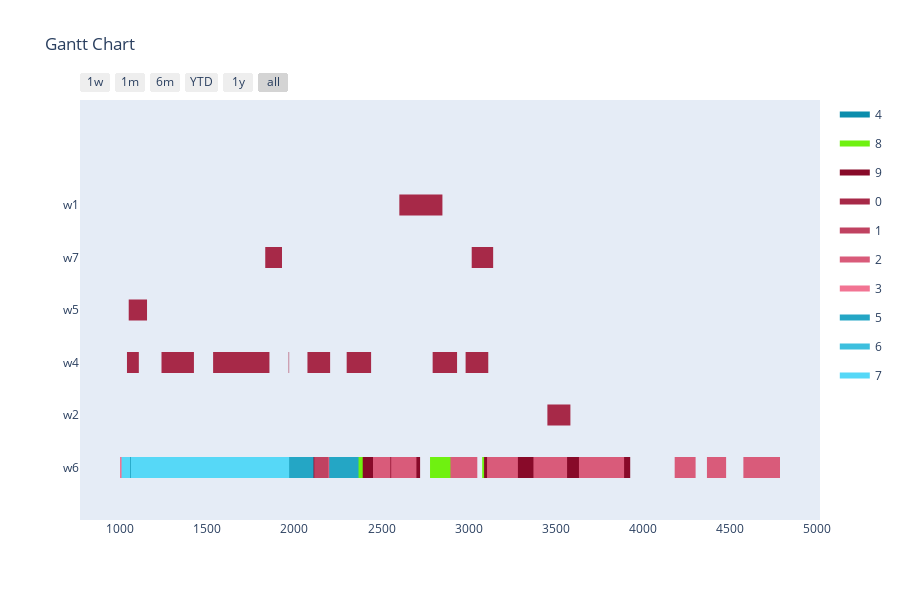

Here is the notebook cell this chart was saved with:
### Markdown cell above
Config 3 - Only valid mutations for time slots

### Code cell
optimizer = BaseGA(env)
optimizer.configure('tardiness', 'twopointcrossover', 'roulettewheel', 'onlyfeasibletimeslot')
last_time_slot = 0
for order in orders:
    if order[1] > last_time_slot:
        last_time_slot = order[1]
# all parameters after offspring_amount are optional (in this case -> verbose=True)
result, best_fitness_history, average_fitness_history, best_generation_history, feasible_gen = optimizer.optimize(orders, max_generations, earliest_time_slot, last_time_slot, population_size, offspring_amount, verbose=True)
workstation_assignments = reformat_result(result, orders, env)
visualize(workstation_assignments, best_fitness_history, average_fitness_history, best_generation_history, feasible_gen)

### Figure 1 — Plotly figure (JSON) as saved in the notebook; plotly's stock layout.template omitted (floating-point values rounded to 4 significant figures; data arrays with more than 128 entries replaced by an {"elided": "..."} marker saying what was removed)
{"data": [{"fill": "toself", "fillcolor": "rgb(11, 141, 172)", "hoverinfo": "name", "legendgroup": "rgb(11, 141, 172)", "mode": "none", "name": "4", "type": "scatter", "x": [3454, 3590, 3590, 3454, 3454, 495, 640, 640, 495, 495, 2106, 2279, 2279, 2106, 2106, 1911, 1976, 1976, 1911, 1911, 639, 889, 889, 639, 639, 1261, 1475, 1475, 1261, 1261, 2145, 2370, 2370, 2145, 2145, 1646, 1791, 1791, 1646, 1646, 724, 888, 888, 724, 724, 1289, 1454, 1454, 1289, 1289, 1489, 1585, 1585, 1489, 1489, 3087, 3153, 3153, 3087, 3087, 1332, 1487, 1487, 1332, 1332, 1003, 1068, 1068, 1003, 1003, 932, 1157, 1157, 932], "y": [-0.2, -0.2, 0.2, 0.2, null, -0.2, -0.2, 0.2, 0.2, null, -0.2, -0.2, 0.2, 0.2, null, -0.2, -0.2, 0.2, 0.2, null, -0.2, -0.2, 0.2, 0.2, null, -0.2, -0.2, 0.2, 0.2, null, -0.2, -0.2, 0.2, 0.2, null, -0.2, -0.2, 0.2, 0.2, null, -0.2, -0.2, 0.2, 0.2, null, -0.2, -0.2, 0.2, 0.2, null, -0.2, -0.2, 0.2, 0.2, null, -0.2, -0.2, 0.2, 0.2, null, -0.2, -0.2, 0.2, 0.2, null, -0.2, -0.2, 0.2, 0.2, null, -0.2, -0.2, 0.2, 0.2]}, {"fill": "toself", "fillcolor": "rgb(111, 241, 16)", "hoverinfo": "name", "legendgroup": "rgb(111, 241, 16)", "mode": "none", "name": "8", "type": "scatter", "x": {"elided": "134 int values"}, "y": {"elided": "134 float values"}}, {"fill": "toself", "fillcolor": "rgb(136, 10, 41)", "hoverinfo": "name", "legendgroup": "rgb(136, 10, 41)", "mode": "none", "name": "9", "type": "scatter", "x": [433, 618, 618, 433, 433, 892, 992, 992, 892, 892, 1435, 1588, 1588, 1435, 1435, 2050, 2200, 2200, 2050, 2050, 2625, 2721, 2721, 2625, 2625, 1861, 2011, 2011, 1861, 1861, 2198, 2313, 2313, 2198, 2198, 2392, 2479, 2479, 2392, 2392, 1845, 1968, 1968, 1845, 1845, 3288, 3441, 3441, 3288, 3288, 3743, 3896, 3896, 3743, 3743, 796, 916, 916, 796, 796, 289, 385, 385, 289, 289, 1662, 1787, 1787, 1662, 1662, 1408, 1531, 1531, 1408, 1408, 3736, 3926, 3926, 3736, 3736, 3175, 3328, 3328, 3175, 3175, 1823, 1953, 1953, 1823, 1823, 2932, 2994, 2994, 2932, 2932, 2453, 2568, 2568, 2453, 2453, 3088, 3185, 3185, 3088, 3088, 3528, 3681, 3681, 3528, 3528, 1672, 1792, 1792, 1672], "y": [-0.2, -0.2, 0.2, 0.2, null, -0.2, -0.2, 0.2, 0.2, null, -0.2, -0.2, 0.2, 0.2, null, -0.2, -0.2, 0.2, 0.2, null, -0.2, -0.2, 0.2, 0.2, null, -0.2, -0.2, 0.2, 0.2, null, -0.2, -0.2, 0.2, 0.2, null, -0.2, -0.2, 0.2, 0.2, null, -0.2, -0.2, 0.2, 0.2, null, -0.2, -0.2, 0.2, 0.2, null, -0.2, -0.2, 0.2, 0.2, null, -0.2, -0.2, 0.2, 0.2, null, -0.2, -0.2, 0.2, 0.2, null, -0.2, -0.2, 0.2, 0.2, null, -0.2, -0.2, 0.2, 0.2, null, -0.2, -0.2, 0.2, 0.2, null, -0.2, -0.2, 0.2, 0.2, null, -0.2, -0.2, 0.2, 0.2, null, -0.2, -0.2, 0.2, 0.2, null, -0.2, -0.2, 0.2, 0.2, null, -0.2, -0.2, 0.2, 0.2, null, -0.2, -0.2, 0.2, 0.2, null, -0.2, -0.2, 0.2, 0.2]}, {"fill": "toself", "fillcolor": "rgb(167, 41, 72)", "hoverinfo": "name", "legendgroup": "rgb(167, 41, 72)", "mode": "none", "name": "0", "type": "scatter", "x": [2602, 2849, 2849, 2602, 2602, 668, 838, 838, 668, 668, 3017, 3140, 3140, 3017, 3017, 1833, 1929, 1929, 1833, 1833, 504, 609, 609, 504, 504, 1050, 1155, 1155, 1050, 1050, 775, 885, 885, 775, 775, 2075, 2205, 2205, 2075, 2075, 930, 1040, 1040, 930, 930, 1108, 1238, 1238, 1108, 1108, 2793, 2933, 2933, 2793, 2793, 2300, 2440, 2440, 2300, 2300, 1424, 1534, 1534, 1424, 1424, 2982, 3112, 3112, 2982, 2982, 533, 663, 663, 533, 533, 1857, 1967, 1967, 1857, 1857, 3451, 3583, 3583, 3451, 3451, 484, 616, 616, 484], "y": [4.8, 4.8, 5.2, 5.2, null, 3.8, 3.8, 4.2, 4.2, null, 3.8, 3.8, 4.2, 4.2, null, 3.8, 3.8, 4.2, 4.2, null, 2.8, 2.8, 3.2, 3.2, null, 2.8, 2.8, 3.2, 3.2, null, 2.8, 2.8, 3.2, 3.2, null, 1.8, 1.8, 2.2, 2.2, null, 1.8, 1.8, 2.2, 2.2, null, 1.8, 1.8, 2.2, 2.2, null, 1.8, 1.8, 2.2, 2.2, null, 1.8, 1.8, 2.2, 2.2, null, 1.8, 1.8, 2.2, 2.2, null, 1.8, 1.8, 2.2, 2.2, null, 1.8, 1.8, 2.2, 2.2, null, 1.8, 1.8, 2.2, 2.2, null, 0.8, 0.8, 1.2, 1.2, null, 0.8, 0.8, 1.2, 1.2]}, {"fill": "toself", "fillcolor": "rgb(192, 66, 97)", "hoverinfo": "name", "legendgroup": "rgb(192, 66, 97)", "mode": "none", "name": "1", "type": "scatter", "x": [2241, 2364, 2364, 2241, 2241, 1639, 1695, 1695, 1639, 1639, 1310, 1387, 1387, 1310, 1310, 495, 620, 620, 495, 495, 1940, 2005, 2005, 1940, 1940, 799, 886, 886, 799, 799, 2114, 2258, 2258, 2114, 2114, 203, 268, 268, 203, 203, 1195, 1320, 1320, 1195, 1195, 825, 880, 880, 825, 825, 1439, 1564, 1564, 1439, 1439, 1293, 1418, 1418, 1293, 1293, 742, 827, 827, 742, 742, 1494, 1627, 1627, 1494, 1494, 1617, 1750, 1750, 1617, 1617, 2276, 2340, 2340, 2276, 2276, 2232, 2357, 2357, 2232, 2232, 261, 317, 317, 261], "y": [-0.2, -0.2, 0.2, 0.2, null, -0.2, -0.2, 0.2, 0.2, null, -0.2, -0.2, 0.2, 0.2, null, -0.2, -0.2, 0.2, 0.2, null, -0.2, -0.2, 0.2, 0.2, null, -0.2, -0.2, 0.2, 0.2, null, -0.2, -0.2, 0.2, 0.2, null, -0.2, -0.2, 0.2, 0.2, null, -0.2, -0.2, 0.2, 0.2, null, -0.2, -0.2, 0.2, 0.2, null, -0.2, -0.2, 0.2, 0.2, null, -0.2, -0.2, 0.2, 0.2, null, -0.2, -0.2, 0.2, 0.2, null, -0.2, -0.2, 0.2, 0.2, null, -0.2, -0.2, 0.2, 0.2, null, -0.2, -0.2, 0.2, 0.2, null, -0.2, -0.2, 0.2, 0.2, null, -0.2, -0.2, 0.2, 0.2]}, {"fill": "toself", "fillcolor": "rgb(217, 91, 122)", "hoverinfo": "name", "legendgroup": "rgb(217, 91, 122)", "mode": "none", "name": "2", "type": "scatter", "x": {"elided": "134 int values"}, "y": {"elided": "134 float values"}}, {"fill": "toself", "fillcolor": "rgb(242, 116, 147)", "hoverinfo": "name", "legendgroup": "rgb(242, 116, 147)", "mode": "none", "name": "3", "type": "scatter", "x": [960, 1104, 1104, 960, 960, 742, 864, 864, 742, 742, 564, 640, 640, 564, 564, 755, 900, 900, 755, 755, 913, 1036, 1036, 913, 913, 840, 926, 926, 840, 840, 944, 1000, 1000, 944, 944, 447, 592, 592, 447, 447, 311, 376, 376, 311, 311, 480, 624, 624, 480, 480, 832, 887, 887, 832, 832, 893, 970, 970, 893, 893, 338, 393, 393, 338, 338, 491, 578, 578, 491, 491, 250, 360, 360, 250, 250, 691, 801, 801, 691, 691, 768, 901, 901, 768, 768, 856, 942, 942, 856], "y": [-0.2, -0.2, 0.2, 0.2, null, -0.2, -0.2, 0.2, 0.2, null, -0.2, -0.2, 0.2, 0.2, null, -0.2, -0.2, 0.2, 0.2, null, -0.2, -0.2, 0.2, 0.2, null, -0.2, -0.2, 0.2, 0.2, null, -0.2, -0.2, 0.2, 0.2, null, -0.2, -0.2, 0.2, 0.2, null, -0.2, -0.2, 0.2, 0.2, null, -0.2, -0.2, 0.2, 0.2, null, -0.2, -0.2, 0.2, 0.2, null, -0.2, -0.2, 0.2, 0.2, null, -0.2, -0.2, 0.2, 0.2, null, -0.2, -0.2, 0.2, 0.2, null, -0.2, -0.2, 0.2, 0.2, null, -0.2, -0.2, 0.2, 0.2, null, -0.2, -0.2, 0.2, 0.2, null, -0.2, -0.2, 0.2, 0.2]}, {"fill": "toself", "fillcolor": "rgb(36, 166, 197)", "hoverinfo": "name", "legendgroup": "rgb(36, 166, 197)", "mode": "none", "name": "5", "type": "scatter", "x": {"elided": "134 int values"}, "y": {"elided": "134 float values"}}, {"fill": "toself", "fillcolor": "rgb(61, 191, 222)", "hoverinfo": "name", "legendgroup": "rgb(61, 191, 222)", "mode": "none", "name": "6", "type": "scatter", "x": [212, 335, 335, 212, 212, 474, 539, 539, 474, 474, 375, 430, 430, 375, 375, 293, 416, 416, 293, 293, 242, 367, 367, 242, 242, 464, 528, 528, 464, 464, 535, 600, 600, 535, 535, 369, 494, 494, 369, 369, 253, 386, 386, 253, 253, 332, 465, 465, 332, 332, 220, 285, 285, 220, 220, 431, 517, 517, 431, 431, 280, 344, 344, 280, 280, 462, 517, 517, 462, 462, 365, 420, 420, 365, 365, 224, 279, 279, 224, 224, 225, 369, 369, 225, 225, 473, 537, 537, 473], "y": [-0.2, -0.2, 0.2, 0.2, null, -0.2, -0.2, 0.2, 0.2, null, -0.2, -0.2, 0.2, 0.2, null, -0.2, -0.2, 0.2, 0.2, null, -0.2, -0.2, 0.2, 0.2, null, -0.2, -0.2, 0.2, 0.2, null, -0.2, -0.2, 0.2, 0.2, null, -0.2, -0.2, 0.2, 0.2, null, -0.2, -0.2, 0.2, 0.2, null, -0.2, -0.2, 0.2, 0.2, null, -0.2, -0.2, 0.2, 0.2, null, -0.2, -0.2, 0.2, 0.2, null, -0.2, -0.2, 0.2, 0.2, null, -0.2, -0.2, 0.2, 0.2, null, -0.2, -0.2, 0.2, 0.2, null, -0.2, -0.2, 0.2, 0.2, null, -0.2, -0.2, 0.2, 0.2, null, -0.2, -0.2, 0.2, 0.2]}, {"fill": "toself", "fillcolor": "rgb(86, 216, 247)", "hoverinfo": "name", "legendgroup": "rgb(86, 216, 247)", "mode": "none", "name": "7", "type": "scatter", "x": [604, 714, 714, 604, 604, 201, 257, 257, 201, 201, 998, 1063, 1063, 998, 998, 341, 466, 466, 341, 341, 1094, 1159, 1159, 1094, 1094, 963, 1028, 1028, 963, 963, 1011, 1155, 1155, 1011, 1011, 1009, 1074, 1074, 1009, 1009, 936, 1058, 1058, 936, 936, 565, 642, 642, 565, 565, 393, 457, 457, 393, 393, 581, 637, 637, 581, 581, 750, 895, 895, 750, 750, 265, 387, 387, 265, 265, 470, 526, 526, 470, 470, 291, 413, 413, 291, 291, 420, 545, 545, 420, 420, 630, 707, 707, 630], "y": [-0.2, -0.2, 0.2, 0.2, null, -0.2, -0.2, 0.2, 0.2, null, -0.2, -0.2, 0.2, 0.2, null, -0.2, -0.2, 0.2, 0.2, null, -0.2, -0.2, 0.2, 0.2, null, -0.2, -0.2, 0.2, 0.2, null, -0.2, -0.2, 0.2, 0.2, null, -0.2, -0.2, 0.2, 0.2, null, -0.2, -0.2, 0.2, 0.2, null, -0.2, -0.2, 0.2, 0.2, null, -0.2, -0.2, 0.2, 0.2, null, -0.2, -0.2, 0.2, 0.2, null, -0.2, -0.2, 0.2, 0.2, null, -0.2, -0.2, 0.2, 0.2, null, -0.2, -0.2, 0.2, 0.2, null, -0.2, -0.2, 0.2, 0.2, null, -0.2, -0.2, 0.2, 0.2, null, -0.2, -0.2, 0.2, 0.2]}, {"legendgroup": "rgb(11, 141, 172)", "marker": {"color": "rgb(11, 141, 172)", "opacity": 0, "size": 1}, "mode": "markers", "name": "", "showlegend": false, "text": [null, null, null, null, null, null, null, null, null, null, null, null, null, null, null, null, null, null, null, null, null, null, null, null, null, null, null, null, null, null], "type": "scatter", "x": [3454, 3590, 495, 640, 2106, 2279, 1911, 1976, 639, 889, 1261, 1475, 2145, 2370, 1646, 1791, 724, 888, 1289, 1454, 1489, 1585, 3087, 3153, 1332, 1487, 1003, 1068, 932, 1157], "y": [0, 0, 0, 0, 0, 0, 0, 0, 0, 0, 0, 0, 0, 0, 0, 0, 0, 0, 0, 0, 0, 0, 0, 0, 0, 0, 0, 0, 0, 0]}, {"legendgroup": "rgb(111, 241, 16)", "marker": {"color": "rgb(111, 241, 16)", "opacity": 0, "size": 1}, "mode": "markers", "name": "", "showlegend": false, "text": [null, null, null, null, null, null, null, null, null, null, null, null, null, null, null, null, null, null, null, null, null, null, null, null, null, null, null, null, null, null, null, null, null, null, null, null, null, null, null, null, null, null, null, null, null, null, null, null, null, null, null, null, null, null], "type": "scatter", "x": [1686, 1854, 2810, 2964, 2553, 2673, 3147, 3235, 2192, 2357, 241, 356, 2254, 2379, 3630, 3785, 1303, 1391, 502, 712, 2364, 2464, 2170, 2325, 1230, 1387, 3267, 3377, 1928, 2024, 972, 1132, 3484, 3641, 2131, 2218, 1398, 1555, 2026, 2121, 2910, 2998, 2778, 2938, 1908, 2003, 1865, 1975, 962, 1088, 2424, 2569, 3077, 3177], "y": [0, 0, 0, 0, 0, 0, 0, 0, 0, 0, 0, 0, 0, 0, 0, 0, 0, 0, 0, 0, 0, 0, 0, 0, 0, 0, 0, 0, 0, 0, 0, 0, 0, 0, 0, 0, 0, 0, 0, 0, 0, 0, 0, 0, 0, 0, 0, 0, 0, 0, 0, 0, 0, 0]}, {"legendgroup": "rgb(136, 10, 41)", "marker": {"color": "rgb(136, 10, 41)", "opacity": 0, "size": 1}, "mode": "markers", "name": "", "showlegend": false, "text": [null, null, null, null, null, null, null, null, null, null, null, null, null, null, null, null, null, null, null, null, null, null, null, null, null, null, null, null, null, null, null, null, null, null, null, null, null, null, null, null, null, null, null, null, null, null], "type": "scatter", "x": [433, 618, 892, 992, 1435, 1588, 2050, 2200, 2625, 2721, 1861, 2011, 2198, 2313, 2392, 2479, 1845, 1968, 3288, 3441, 3743, 3896, 796, 916, 289, 385, 1662, 1787, 1408, 1531, 3736, 3926, 3175, 3328, 1823, 1953, 2932, 2994, 2453, 2568, 3088, 3185, 3528, 3681, 1672, 1792], "y": [0, 0, 0, 0, 0, 0, 0, 0, 0, 0, 0, 0, 0, 0, 0, 0, 0, 0, 0, 0, 0, 0, 0, 0, 0, 0, 0, 0, 0, 0, 0, 0, 0, 0, 0, 0, 0, 0, 0, 0, 0, 0, 0, 0, 0, 0]}, {"legendgroup": "rgb(167, 41, 72)", "marker": {"color": "rgb(167, 41, 72)", "opacity": 0, "size": 1}, "mode": "markers", "name": "", "showlegend": false, "text": [null, null, null, null, null, null, null, null, null, null, null, null, null, null, null, null, null, null, null, null, null, null, null, null, null, null, null, null, null, null, null, null, null, null, null, null], "type": "scatter", "x": [2602, 2849, 668, 838, 3017, 3140, 1833, 1929, 504, 609, 1050, 1155, 775, 885, 2075, 2205, 930, 1040, 1108, 1238, 2793, 2933, 2300, 2440, 1424, 1534, 2982, 3112, 533, 663, 1857, 1967, 3451, 3583, 484, 616], "y": [5, 5, 4, 4, 4, 4, 4, 4, 3, 3, 3, 3, 3, 3, 2, 2, 2, 2, 2, 2, 2, 2, 2, 2, 2, 2, 2, 2, 2, 2, 2, 2, 1, 1, 1, 1]}, {"legendgroup": "rgb(192, 66, 97)", "marker": {"color": "rgb(192, 66, 97)", "opacity": 0, "size": 1}, "mode": "markers", "name": "", "showlegend": false, "text": [null, null, null, null, null, null, null, null, null, null, null, null, null, null, null, null, null, null, null, null, null, null, null, null, null, null, null, null, null, null, null, null, null, null, null, null], "type": "scatter", "x": [2241, 2364, 1639, 1695, 1310, 1387, 495, 620, 1940, 2005, 799, 886, 2114, 2258, 203, 268, 1195, 1320, 825, 880, 1439, 1564, 1293, 1418, 742, 827, 1494, 1627, 1617, 1750, 2276, 2340, 2232, 2357, 261, 317], "y": [0, 0, 0, 0, 0, 0, 0, 0, 0, 0, 0, 0, 0, 0, 0, 0, 0, 0, 0, 0, 0, 0, 0, 0, 0, 0, 0, 0, 0, 0, 0, 0, 0, 0, 0, 0]}, {"legendgroup": "rgb(217, 91, 122)", "marker": {"color": "rgb(217, 91, 122)", "opacity": 0, "size": 1}, "mode": "markers", "name": "", "showlegend": false, "text": [null, null, null, null, null, null, null, null, null, null, null, null, null, null, null, null, null, null, null, null, null, null, null, null, null, null, null, null, null, null, null, null, null, null, null, null, null, null, null, null, null, null, null, null, null, null, null, null, null, null, null, null, null, null], "type": "scatter", "x": [993, 1171, 3399, 3564, 307, 402, 3397, 3521, 2193, 2313, 3731, 3891, 539, 654, 4366, 4476, 499, 656, 3375, 3485, 774, 869, 1734, 1864, 366, 523, 2451, 2551, 2895, 3049, 4619, 4743, 4181, 4301, 872, 992, 1444, 1589, 4575, 4785, 3632, 3789, 3105, 3262, 3128, 3282, 684, 804, 2555, 2700, 3371, 3526, 1984, 2089], "y": [0, 0, 0, 0, 0, 0, 0, 0, 0, 0, 0, 0, 0, 0, 0, 0, 0, 0, 0, 0, 0, 0, 0, 0, 0, 0, 0, 0, 0, 0, 0, 0, 0, 0, 0, 0, 0, 0, 0, 0, 0, 0, 0, 0, 0, 0, 0, 0, 0, 0, 0, 0, 0, 0]}, {"legendgroup": "rgb(242, 116, 147)", "marker": {"color": "rgb(242, 116, 147)", "opacity": 0, "size": 1}, "mode": "markers", "name": "", "showlegend": false, "text": [null, null, null, null, null, null, null, null, null, null, null, null, null, null, null, null, null, null, null, null, null, null, null, null, null, null, null, null, null, null, null, null, null, null, null, null], "type": "scatter", "x": [960, 1104, 742, 864, 564, 640, 755, 900, 913, 1036, 840, 926, 944, 1000, 447, 592, 311, 376, 480, 624, 832, 887, 893, 970, 338, 393, 491, 578, 250, 360, 691, 801, 768, 901, 856, 942], "y": [0, 0, 0, 0, 0, 0, 0, 0, 0, 0, 0, 0, 0, 0, 0, 0, 0, 0, 0, 0, 0, 0, 0, 0, 0, 0, 0, 0, 0, 0, 0, 0, 0, 0, 0, 0]}, {"legendgroup": "rgb(36, 166, 197)", "marker": {"color": "rgb(36, 166, 197)", "opacity": 0, "size": 1}, "mode": "markers", "name": "", "showlegend": false, "text": [null, null, null, null, null, null, null, null, null, null, null, null, null, null, null, null, null, null, null, null, null, null, null, null, null, null, null, null, null, null, null, null, null, null, null, null, null, null, null, null, null, null, null, null, null, null, null, null, null, null, null, null, null, null], "type": "scatter", "x": [1990, 2110, 1525, 1635, 954, 1064, 1436, 1581, 1291, 1445, 682, 812, 1455, 1575, 1441, 1551, 1762, 1886, 1502, 1597, 1210, 1330, 736, 946, 426, 550, 635, 765, 1226, 1350, 1934, 2059, 1900, 2010, 2206, 2363, 2200, 2368, 704, 814, 1302, 1398, 1227, 1337, 1056, 1143, 1252, 1376, 1021, 1131, 1082, 1177, 1959, 2079], "y": [0, 0, 0, 0, 0, 0, 0, 0, 0, 0, 0, 0, 0, 0, 0, 0, 0, 0, 0, 0, 0, 0, 0, 0, 0, 0, 0, 0, 0, 0, 0, 0, 0, 0, 0, 0, 0, 0, 0, 0, 0, 0, 0, 0, 0, 0, 0, 0, 0, 0, 0, 0, 0, 0]}, {"legendgroup": "rgb(61, 191, 222)", "marker": {"color": "rgb(61, 191, 222)", "opacity": 0, "size": 1}, "mode": "markers", "name": "", "showlegend": false, "text": [null, null, null, null, null, null, null, null, null, null, null, null, null, null, null, null, null, null, null, null, null, null, null, null, null, null, null, null, null, null, null, null, null, null, null, null], "type": "scatter", "x": [212, 335, 474, 539, 375, 430, 293, 416, 242, 367, 464, 528, 535, 600, 369, 494, 253, 386, 332, 465, 220, 285, 431, 517, 280, 344, 462, 517, 365, 420, 224, 279, 225, 369, 473, 537], "y": [0, 0, 0, 0, 0, 0, 0, 0, 0, 0, 0, 0, 0, 0, 0, 0, 0, 0, 0, 0, 0, 0, 0, 0, 0, 0, 0, 0, 0, 0, 0, 0, 0, 0, 0, 0]}, {"legendgroup": "rgb(86, 216, 247)", "marker": {"color": "rgb(86, 216, 247)", "opacity": 0, "size": 1}, "mode": "markers", "name": "", "showlegend": false, "text": [null, null, null, null, null, null, null, null, null, null, null, null, null, null, null, null, null, null, null, null, null, null, null, null, null, null, null, null, null, null, null, null, null, null, null, null], "type": "scatter", "x": [604, 714, 201, 257, 998, 1063, 341, 466, 1094, 1159, 963, 1028, 1011, 1155, 1009, 1074, 936, 1058, 565, 642, 393, 457, 581, 637, 750, 895, 265, 387, 470, 526, 291, 413, 420, 545, 630, 707], "y": [0, 0, 0, 0, 0, 0, 0, 0, 0, 0, 0, 0, 0, 0, 0, 0, 0, 0, 0, 0, 0, 0, 0, 0, 0, 0, 0, 0, 0, 0, 0, 0, 0, 0, 0, 0]}], "layout": {"height": 600, "hovermode": "closest", "showlegend": true, "title": {"text": "Gantt Chart"}, "xaxis": {"rangeselector": {"buttons": [{"count": 7, "label": "1w", "step": "day", "stepmode": "backward"}, {"count": 1, "label": "1m", "step": "month", "stepmode": "backward"}, {"count": 6, "label": "6m", "step": "month", "stepmode": "backward"}, {"count": 1, "label": "YTD", "step": "year", "stepmode": "todate"}, {"count": 1, "label": "1y", "step": "year", "stepmode": "backward"}, {"step": "all"}]}, "showgrid": false, "type": "date", "zeroline": false}, "yaxis": {"autorange": false, "range": [-1, 7], "showgrid": false, "ticktext": ["w6", "w2", "w4", "w5", "w7", "w1"], "tickvals": [0, 1, 2, 3, 4, 5], "zeroline": false}}}
